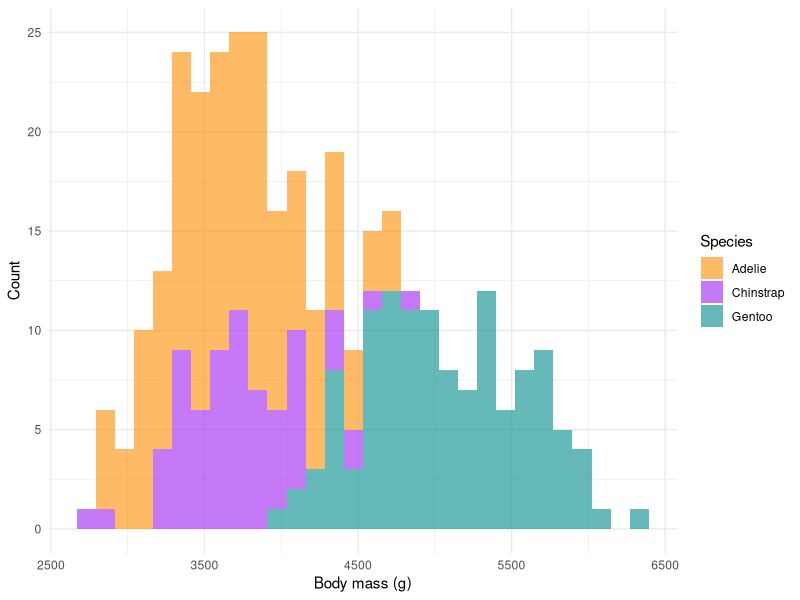

Source code (R):
## ---- chunk 1
#| label: setup
#| include: false
library(tidyverse)
## ---- chunk 2
#| label: fig-histogram
#| fig-cap: Histogram of weight of the three penguin species.
#| fig-align: center
#| fig-width: 4
#| fig-height: 3
#| warning: false
#| message: false

ggplot(penguins, aes(x = body_mass, fill = species)) +
  geom_histogram(alpha = 0.6) +
  scale_fill_manual(values = c("darkorange", "purple", "cyan4")) +
  theme_minimal() +
  labs(
    x = "Body mass (g)",
    y = "Count",
    fill = "Species"
  )
## ---- chunk 3
#| label: tbl-penguin
#| tbl-cap: Mean body characteristics of penguins
#| message: false

penguins |>
  filter(!(is.na(sex))) |>
  summarize(
    bill_length = mean(bill_len, na.rm = TRUE),
    bill_depth = mean(bill_dep, na.rm = TRUE),
    flipper_length = mean(flipper_len, na.rm = TRUE),
    body_mass = mean(body_mass, na.rm = TRUE),
    .by = c(species, sex)
  )
